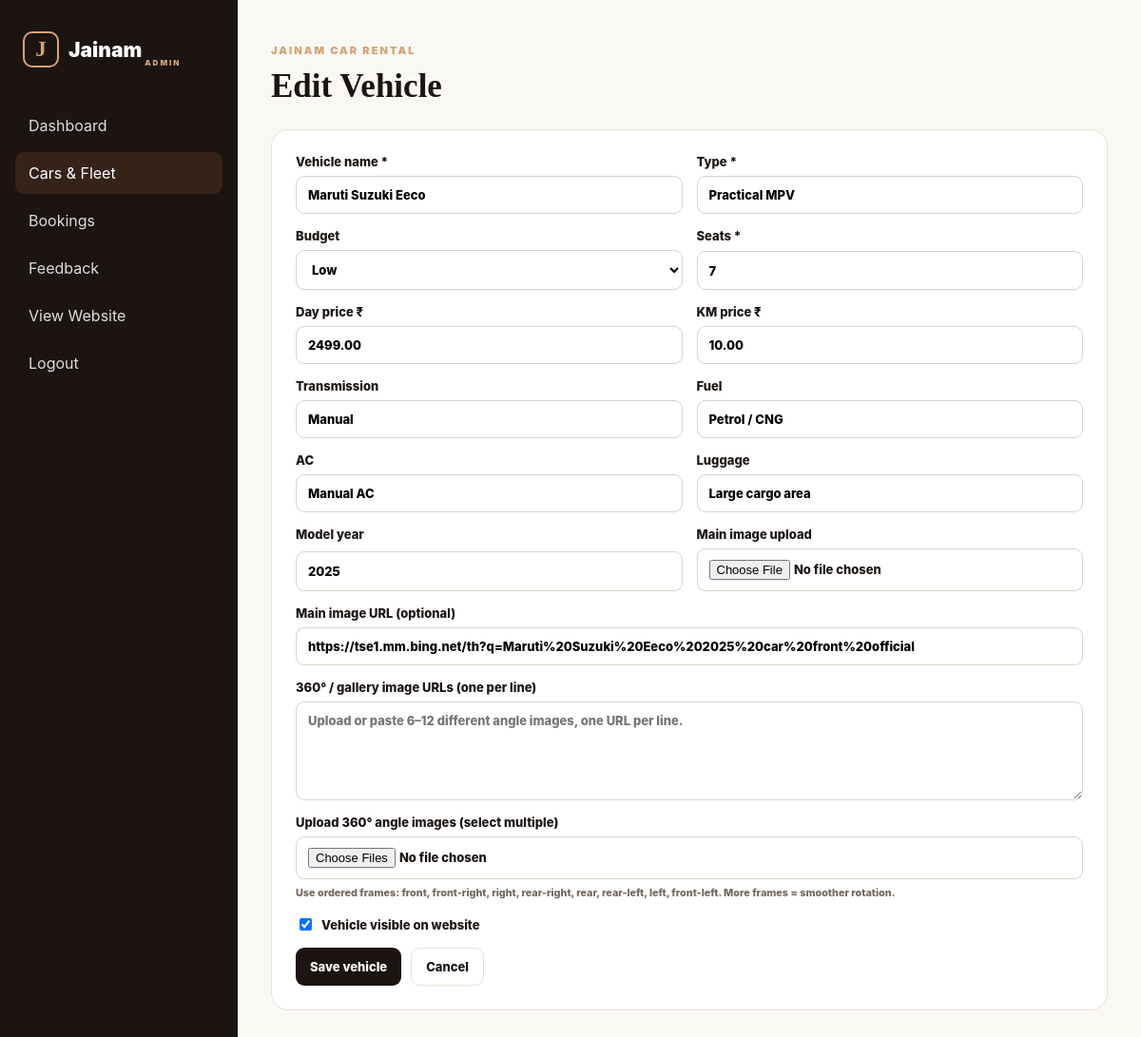
Page /admin/car_form.php?id=2 (signed in) on the committed database.
### tables this page shows
CREATE TABLE cars (
 id INT UNSIGNED AUTO_INCREMENT PRIMARY KEY,
 budget ENUM('low','medium','high') NOT NULL,
 seats INT NOT NULL,
 name VARCHAR(150) NOT NULL,
 type VARCHAR(100) NOT NULL,
 day_price DECIMAL(10,2) NOT NULL,
 km_price DECIMAL(10,2) NOT NULL,
 transmission VARCHAR(100) NOT NULL,
 fuel VARCHAR(100) NOT NULL,
 ac VARCHAR(100) NOT NULL,
 luggage VARCHAR(150) NOT NULL,
 model_year VARCHAR(10) NOT NULL,
 image_url TEXT NULL,
 active TINYINT(1) NOT NULL DEFAULT 1,
 created_at TIMESTAMP NOT NULL DEFAULT CURRENT_TIMESTAMP,
 INDEX idx_cars_filter (budget,seats,active)
);

### config.php (called while the page is built, shortened)
<?php
function e(?string $v): string { return htmlspecialchars((string)$v, ENT_QUOTES, 'UTF-8'); }

### admin/car_form.php (the view, shortened to what this page needs)
<?php require __DIR__.'/../config.php';require __DIR__.'/../functions.php';requireAdmin();$pdo=db();$id=(int)($_GET['id']??0);$car=null;if($id){$s=$pdo->prepare('SELECT * FROM cars WHERE id=?');$s->execute([$id]);$car=$s->fetch();if(!$car)redirect('cars.php');}$error='';
$gallery=[];if($id){$q=$pdo->prepare('SELECT * FROM car_images WHERE car_id=? ORDER BY angle_no');$q->execute([$id]);$gallery=$q->fetchAll();}adminTop($id?'Edit Vehicle':'Add Vehicle','cars');if($error):?><div class="flash error"><?=e($error)?></div><?php endif;?><form method="post" enctype="multipart/form-data" class="panel form-grid wide-form"><input type="hidden" name="csrf" value="<?=e(csrf())?>"><div class="form-two"><label>Vehicle name *<input name="name" value="<?=e($car['name']??'')?>" required></label><label>Type *<input name="type" value="<?=e($car['type']??'')?>" required></label></div><div class="form-two"><label>Budget<select name="budget"><option value="low" <?=($car['budget']??'')==='low'?'selected':''?>>Low</option><option value="medium" <?=($car['budget']??'medium')==='medium'?'selected':''?>>Medium</option><option value="high" <?=($car['budget']??'')==='high'?'selected':''?>>High</option></select></label><label>Seats *<input type="number" name="seats" min="1" value="<?=e($car['seats']??5)?>" required></label></div><div class="form-two"><label>Day price ₹<input type="number" step="0.01" name="day_price" value="<?=e($car['day_price']??0)?>" required></label><label>KM price ₹<input type="number" step="0.01" name="km_price" value="<?=e($car['km_price']??0)?>" required></label></div><div class="form-two"><label>Transmission<input name="transmission" value="<?=e($car['transmission']??'Manual')?>"></label><label>Fuel<input name="fuel" value="<?=e($car['fuel']??'Diesel')?>"></label></div><div class="form-two"><label>AC<input name="ac" value="<?=e($car['ac']??'Automatic AC')?>"></label><label>Luggage<input name="luggage" value="<?=e($car['luggage']??'Large luggage space')?>"></label></div><div class="form-two"><label>Model year<input name="model_year" value="<?=e($car['model_year']??date('Y'))?>"></label><label>Main image upload<input type="file" name="main_image" accept="image/jpeg,image/png,image/webp"></label></div><label>Main image URL (optional)<input name="image_url" value="<?=e($car['image_url']??'')?>" placeholder="Paste an exact official/licensed image URL"></label><label>360° / gallery image URLs (one per line)<textarea name="gallery_urls" rows="5" placeholder="Upload or paste 6–12 different angle images, one URL per line."></textarea></label><label>Upload 360° angle images (select multiple)<input type="file" name="gallery_images[]" multiple accept="image/jpeg,image/png,image/webp"><small class="muted">Use ordered frames: front, front-right, right, rear-right, rear, rear-left, left, front-left. More frames = smoother rotation.</small></label><label class="check"><input type="checkbox" name="active" <?=$car===null||$car['active']?'checked':''?>> Vehicle visible on website</label><div class="form-actions"><button class="btn primary">Save vehicle</button><a class="btn ghost" href="cars.php">Cancel</a></div><?php if($gallery): ?><div><h3>Current 360 frames</h3><div class="mini-gallery"><?php foreach($gallery as $g): ?><img src="<?=e($g['image_url'])?>" alt="angle <?=$g['angle_no']?>"><?php endforeach; ?></div></div><?php endif; ?></form><?php adminBottom(); ?>

### assets/style.css (style rules this page uses)
:root { --base:#1c1410;--base2:#241914;--gold:#d4a373;--cream:#f8f2ea;--white:#fff;--muted:#74665d;--line:#eadfd4;--green:#1f7a4d;--red:#a63d2f;--shadow:0 18px 50px rgba(28,20,16,.10) }
* { box-sizing:border-box }
body { margin:0;font-family:Inter,Arial,sans-serif;background:#faf8f5;color:var(--base) }
a { text-decoration:none;color:inherit }
button,input,select,textarea { font:inherit }
button { cursor:pointer }
.muted { color:var(--muted);line-height:1.5 }
.btn { display:inline-flex;align-items:center;justify-content:center;border:0;border-radius:9px;padding:11px 15px;font-weight:800;font-size:13px }
.btn.primary { background:var(--base);color:#fff }
.btn.ghost { background:#fff;border:1px solid var(--line) }
.empty,.panel,.auth-card { background:#fff;border:1px solid var(--line);border-radius:18px;padding:25px }
.form-grid { display:grid;gap:15px }
.form-grid label { display:grid;gap:7px;font-size:13px;font-weight:800 }
.form-grid input,.form-grid select,.form-grid textarea { width:100%;border:1px solid #ddd0c5;background:#fff;border-radius:9px;padding:11px 12px;outline:none }
.wide-form { max-width:1000px }
.form-two { display:grid;grid-template-columns:1fr 1fr;gap:15px }
.form-actions { display:flex;gap:10px }
.check { display:flex!important;grid-template-columns:auto 1fr!important;align-items:center }
.check input { width:auto }

### rows in the picture
cars: name "Maruti Suzuki Eeco", type "Practical MPV", budget "Low", seats "7", day_price "2499.00", km_price "10.00", transmission "Manual", fuel "Petrol / CNG", ac "Manual AC", luggage "Large cargo area", model_year "2025", image_url "https://tse1.mm.bing.net/th?q=Maruti%20Suzuki%20Eeco%202025%20car%20front%20official", active "☑"

### other values in the picture
$title "Edit Vehicle"
